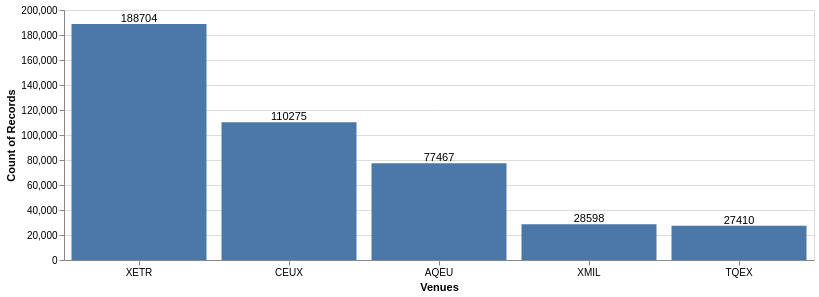
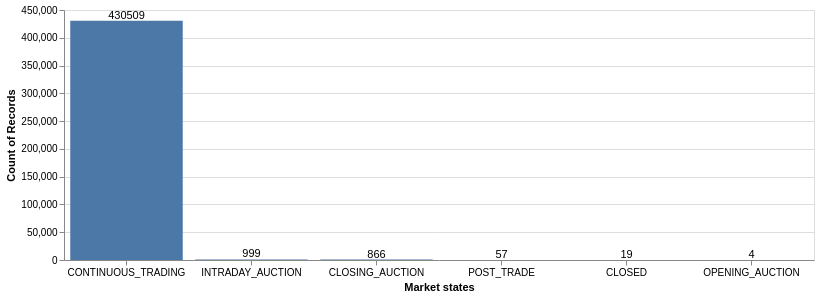
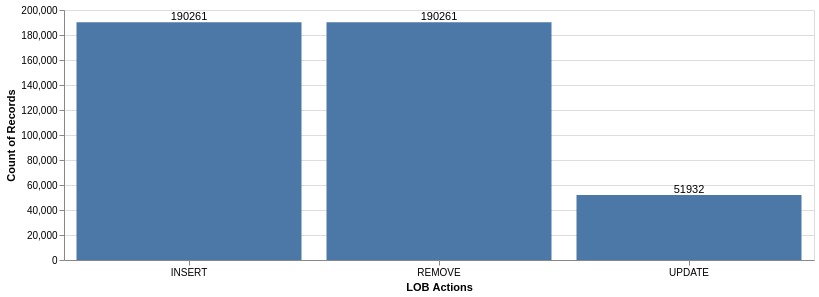

Notebook cell for these charts, in order:
### Code cell
show_histogram(
    df=quotes_inc_eu, 
    column_name="venue",
    x_label="Venues"
)
show_histogram(
    df=quotes_inc_eu, 
    column_name="market_state",
    x_label="Market states"
)
show_histogram(
    df=quotes_inc_eu, 
    column_name="lob_action",
    x_label="LOB Actions"
)

### Figure 1 — Vega specification as saved in the notebook (floating-point values rounded to 4 significant figures)
{"$schema": "https://vega.github.io/schema/vega/v6.json", "data": [{"name": "source_0"}, {"name": "source_1"}, {"name": "data_0", "values": [{"__count": 77467, "venue": "AQEU"}, {"__count": 27410, "venue": "TQEX"}, {"__count": 110275, "venue": "CEUX"}, {"__count": 188704, "venue": "XETR"}, {"__count": 28598, "venue": "XMIL"}]}, {"name": "data_1", "values": [{"__count": 77467, "venue": "AQEU"}, {"__count": 27410, "venue": "TQEX"}, {"__count": 110275, "venue": "CEUX"}, {"__count": 188704, "venue": "XETR"}, {"__count": 28598, "venue": "XMIL"}]}, {"name": "source_0_x_domain_venue_0", "values": [{"sort_field": 77467, "venue": "AQEU"}, {"sort_field": 27410, "venue": "TQEX"}, {"sort_field": 110275, "venue": "CEUX"}, {"sort_field": 188704, "venue": "XETR"}, {"sort_field": 28598, "venue": "XMIL"}]}, {"name": "source_1_x_domain_venue_1", "values": [{"sort_field": 77467, "venue": "AQEU"}, {"sort_field": 27410, "venue": "TQEX"}, {"sort_field": 110275, "venue": "CEUX"}, {"sort_field": 188704, "venue": "XETR"}, {"sort_field": 28598, "venue": "XMIL"}]}], "marks": [{"type": "rect", "name": "layer_0_marks", "from": {"data": "data_0"}, "encode": {"update": {"width": {"signal": "max(0.25, bandwidth('x'))"}, "x": {"field": "venue", "scale": "x"}, "y": {"field": "__count", "scale": "y"}, "y2": {"value": 0, "scale": "y"}, "fill": {"value": "#4c78a8"}}}, "style": ["bar"]}, {"type": "text", "name": "layer_1_marks", "from": {"data": "data_1"}, "encode": {"update": {"y": {"field": "__count", "scale": "y"}, "dy": {"value": -5}, "fill": {"value": "black"}, "align": {"value": "center"}, "x": {"field": "venue", "scale": "x", "band": 0.5}, "baseline": {"value": "middle"}, "text": {"signal": "format(datum[\"__count\"], \"\")"}}}, "style": ["text"]}], "scales": [{"name": "x", "type": "band", "domain": {"fields": [{"data": "source_0_x_domain_venue_0", "field": "venue"}, {"data": "source_1_x_domain_venue_1", "field": "venue"}], "sort": {"op": "max", "field": "sort_field", "order": "descending"}}, "range": [0, {"signal": "width"}], "paddingOuter": 0.05, "paddingInner": 0.1}, {"name": "y", "type": "linear", "domain": {"fields": [{"data": "data_0", "field": "__count"}, {"data": "data_1", "field": "__count"}]}, "range": [{"signal": "height"}, 0], "nice": true, "zero": true}], "axes": [{"scale": "y", "domain": false, "zindex": 0, "ticks": false, "gridScale": "x", "tickCount": {"signal": "ceil(height/40)"}, "maxExtent": 0, "grid": true, "labels": false, "orient": "left", "minExtent": 0, "aria": false}, {"scale": "x", "labelBaseline": "top", "orient": "bottom", "title": "Venues", "zindex": 0, "labelAngle": 0, "grid": false}, {"scale": "y", "grid": false, "labelOverlap": true, "title": "Count of Records", "orient": "left", "tickCount": {"signal": "ceil(height/40)"}, "zindex": 0}], "background": "white", "padding": 5, "height": 250, "width": 750, "style": "cell"}

### Figure 2 — Vega specification as saved in the notebook (floating-point values rounded to 4 significant figures)
{"$schema": "https://vega.github.io/schema/vega/v6.json", "data": [{"name": "source_0"}, {"name": "source_1"}, {"name": "data_0", "values": [{"__count": 430509, "market_state": "CONTINUOUS_TRADING"}, {"__count": 19, "market_state": "CLOSED"}, {"__count": 57, "market_state": "POST_TRADE"}, {"__count": 999, "market_state": "INTRADAY_AUCTION"}, {"__count": 866, "market_state": "CLOSING_AUCTION"}, {"__count": 4, "market_state": "OPENING_AUCTION"}]}, {"name": "data_1", "values": [{"__count": 430509, "market_state": "CONTINUOUS_TRADING"}, {"__count": 19, "market_state": "CLOSED"}, {"__count": 57, "market_state": "POST_TRADE"}, {"__count": 999, "market_state": "INTRADAY_AUCTION"}, {"__count": 866, "market_state": "CLOSING_AUCTION"}, {"__count": 4, "market_state": "OPENING_AUCTION"}]}, {"name": "source_0_x_domain_market_state_0", "values": [{"market_state": "CONTINUOUS_TRADING", "sort_field": 430509}, {"market_state": "CLOSED", "sort_field": 19}, {"market_state": "POST_TRADE", "sort_field": 57}, {"market_state": "INTRADAY_AUCTION", "sort_field": 999}, {"market_state": "CLOSING_AUCTION", "sort_field": 866}, {"market_state": "OPENING_AUCTION", "sort_field": 4}]}, {"name": "source_1_x_domain_market_state_1", "values": [{"market_state": "CONTINUOUS_TRADING", "sort_field": 430509}, {"market_state": "CLOSED", "sort_field": 19}, {"market_state": "POST_TRADE", "sort_field": 57}, {"market_state": "INTRADAY_AUCTION", "sort_field": 999}, {"market_state": "CLOSING_AUCTION", "sort_field": 866}, {"market_state": "OPENING_AUCTION", "sort_field": 4}]}], "marks": [{"type": "rect", "name": "layer_0_marks", "from": {"data": "data_0"}, "encode": {"update": {"y": {"field": "__count", "scale": "y"}, "x": {"field": "market_state", "scale": "x"}, "fill": {"value": "#4c78a8"}, "width": {"signal": "max(0.25, bandwidth('x'))"}, "y2": {"value": 0, "scale": "y"}}}, "style": ["bar"]}, {"type": "text", "name": "layer_1_marks", "from": {"data": "data_1"}, "encode": {"update": {"fill": {"value": "black"}, "align": {"value": "center"}, "x": {"field": "market_state", "scale": "x", "band": 0.5}, "dy": {"value": -5}, "y": {"field": "__count", "scale": "y"}, "text": {"signal": "format(datum[\"__count\"], \"\")"}, "baseline": {"value": "middle"}}}, "style": ["text"]}], "scales": [{"name": "x", "type": "band", "domain": {"fields": [{"data": "source_0_x_domain_market_state_0", "field": "market_state"}, {"data": "source_1_x_domain_market_state_1", "field": "market_state"}], "sort": {"op": "max", "field": "sort_field", "order": "descending"}}, "range": [0, {"signal": "width"}], "paddingInner": 0.1, "paddingOuter": 0.05}, {"name": "y", "type": "linear", "domain": {"fields": [{"data": "data_0", "field": "__count"}, {"data": "data_1", "field": "__count"}]}, "range": [{"signal": "height"}, 0], "zero": true, "nice": true}], "axes": [{"scale": "y", "orient": "left", "domain": false, "zindex": 0, "tickCount": {"signal": "ceil(height/40)"}, "maxExtent": 0, "aria": false, "grid": true, "gridScale": "x", "labels": false, "minExtent": 0, "ticks": false}, {"scale": "x", "labelBaseline": "top", "grid": false, "zindex": 0, "orient": "bottom", "title": "Market states", "labelAngle": 0}, {"scale": "y", "grid": false, "title": "Count of Records", "labelOverlap": true, "tickCount": {"signal": "ceil(height/40)"}, "orient": "left", "zindex": 0}], "padding": 5, "style": "cell", "background": "white", "width": 750, "height": 250}

### Figure 3 — Vega specification as saved in the notebook (floating-point values rounded to 4 significant figures)
{"$schema": "https://vega.github.io/schema/vega/v6.json", "data": [{"name": "source_0"}, {"name": "source_1"}, {"name": "data_0", "values": [{"__count": 190261, "lob_action": "INSERT"}, {"__count": 190261, "lob_action": "REMOVE"}, {"__count": 51932, "lob_action": "UPDATE"}]}, {"name": "data_1", "values": [{"__count": 190261, "lob_action": "INSERT"}, {"__count": 190261, "lob_action": "REMOVE"}, {"__count": 51932, "lob_action": "UPDATE"}]}, {"name": "source_0_x_domain_lob_action_0", "values": [{"lob_action": "INSERT", "sort_field": 190261}, {"lob_action": "REMOVE", "sort_field": 190261}, {"lob_action": "UPDATE", "sort_field": 51932}]}, {"name": "source_1_x_domain_lob_action_1", "values": [{"lob_action": "INSERT", "sort_field": 190261}, {"lob_action": "REMOVE", "sort_field": 190261}, {"lob_action": "UPDATE", "sort_field": 51932}]}], "marks": [{"type": "rect", "name": "layer_0_marks", "from": {"data": "data_0"}, "encode": {"update": {"fill": {"value": "#4c78a8"}, "y2": {"value": 0, "scale": "y"}, "y": {"field": "__count", "scale": "y"}, "x": {"field": "lob_action", "scale": "x"}, "width": {"signal": "max(0.25, bandwidth('x'))"}}}, "style": ["bar"]}, {"type": "text", "name": "layer_1_marks", "from": {"data": "data_1"}, "encode": {"update": {"y": {"field": "__count", "scale": "y"}, "x": {"field": "lob_action", "scale": "x", "band": 0.5}, "text": {"signal": "format(datum[\"__count\"], \"\")"}, "fill": {"value": "black"}, "baseline": {"value": "middle"}, "dy": {"value": -5}, "align": {"value": "center"}}}, "style": ["text"]}], "scales": [{"name": "x", "type": "band", "domain": {"fields": [{"data": "source_0_x_domain_lob_action_0", "field": "lob_action"}, {"data": "source_1_x_domain_lob_action_1", "field": "lob_action"}], "sort": {"op": "max", "field": "sort_field", "order": "descending"}}, "range": [0, {"signal": "width"}], "paddingOuter": 0.05, "paddingInner": 0.1}, {"name": "y", "type": "linear", "domain": {"fields": [{"data": "data_0", "field": "__count"}, {"data": "data_1", "field": "__count"}]}, "range": [{"signal": "height"}, 0], "zero": true, "nice": true}], "axes": [{"scale": "y", "orient": "left", "aria": false, "minExtent": 0, "gridScale": "x", "domain": false, "zindex": 0, "grid": true, "ticks": false, "labels": false, "tickCount": {"signal": "ceil(height/40)"}, "maxExtent": 0}, {"scale": "x", "zindex": 0, "orient": "bottom", "labelAngle": 0, "title": "LOB Actions", "grid": false, "labelBaseline": "top"}, {"scale": "y", "orient": "left", "tickCount": {"signal": "ceil(height/40)"}, "grid": false, "labelOverlap": true, "zindex": 0, "title": "Count of Records"}], "width": 750, "background": "white", "style": "cell", "padding": 5, "height": 250}
